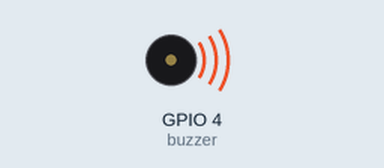
Simulated run of this program. Board: ESP32 board running MicroPython. On the bench: buzzer (waves = sounding).

Above: at 0.5 s.
Timing chart, 0 to 4.6 s (numbered marks = the images above):
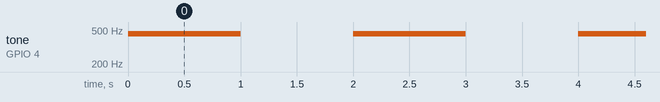

Measured:
- by itself, tone on GPIO 4 (buzzer): alternates 450 Hz for 1.0 s and silent for 1.0 s

The program:

pwm_buzzer.py
```python
from machine import Pin, PWM
import utime

buzzer = PWM(Pin(4), freq = 450)

while True:
    for i in range(1, 10):
        buzzer.duty(i)
        utime.sleep(1)
        buzzer.duty(0)
        utime.sleep(1)
```
